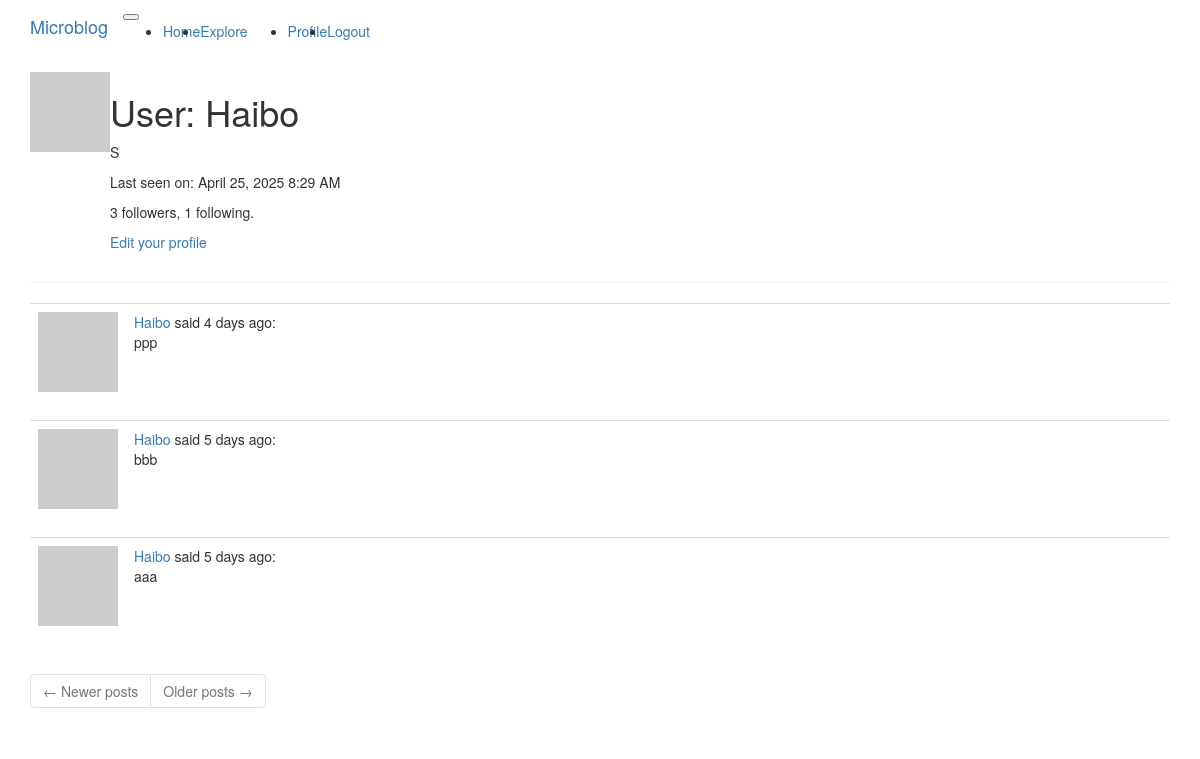
Page /user/Haibo (signed in) on the earlier database version.
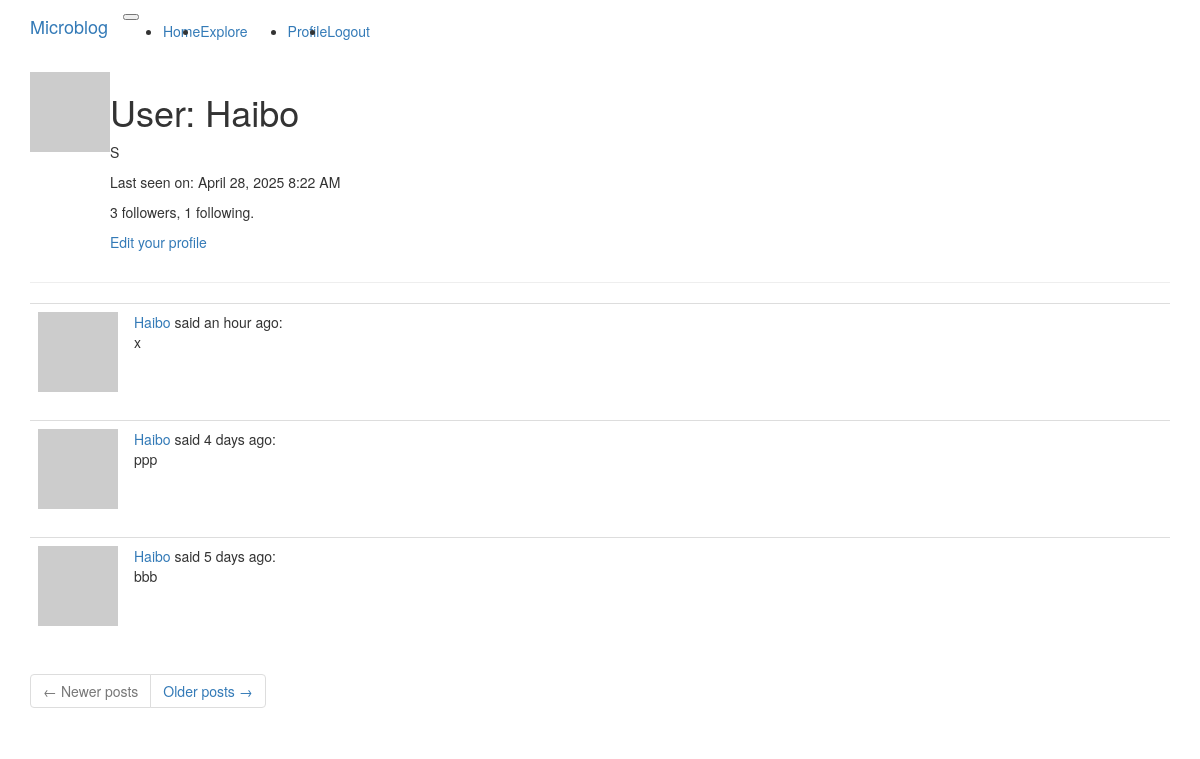
Same page on the later database version.
### app/models.py (models this page shows, shortened)
class User(UserMixin, db.Model):
    id = db.Column(db.Integer, primary_key=True)
    username = db.Column(db.String(64), index=True, unique=True)
    email = db.Column(db.String(120), index=True, unique=True)
    password_hash = db.Column(db.String(128))
    posts = db.relationship('Post', backref='author', lazy='dynamic')
    about_me = db.Column(db.String(140))
    last_seen = db.Column(db.DateTime, default=datetime.utcnow)
    def avatar(self, size):
        digest = md5(self.email.lower().encode('utf-8')).hexdigest()
        return f'https://www.gravatar.com/avatar/{digest}?d=identicon&s={size}'
    followed = db.relationship(
        'User', secondary=followers,
        primaryjoin=(followers.c.follower_id == id),
        secondaryjoin=(followers.c.followed_id == id),
        backref=db.backref('followers', lazy='dynamic'), lazy='dynamic')

class Post(db.Model):
    id = db.Column(db.Integer, primary_key=True)
    body = db.Column(db.String(140))
    timestamp = db.Column(db.DateTime, index=True, default=datetime.utcnow)
    user_id = db.Column(db.Integer, db.ForeignKey('user.id'))

### app/routes.py (the view)
@app.route('/user/<username>')
@login_required
def user(username):
    user = User.query.filter_by(username=username).first_or_404()
    page = request.args.get('page', 1, type=int)
    posts = user.posts.order_by(Post.timestamp.desc()).paginate(
        page=page, per_page=app.config['POSTS_PER_PAGE'], error_out=False)
    next_url = url_for('user', username=user.username, page=posts.next_num) \
        if posts.has_next else None
    prev_url = url_for('user', username=user.username, page=posts.prev_num) \
        if posts.has_prev else None
    return render_template('user.html', user=user, posts=posts.items,
                           next_url=next_url, prev_url=prev_url)

### app/models.py (called while the page is built)
@login.user_loader
def load_user(id):
    return User.query.get(int(id))

### app/routes.py (called while the page is built)
@app.before_request
def before_request():
    if current_user.is_authenticated:
        current_user.last_seen = datetime.utcnow()
        db.session.commit()

### app/templates/user.html
{% extends "base.html" %}
{% block app_content %}
    <table>
        <tr valign="top">
            <td><img src="{{ user.avatar(128) }}"></td>
            <td>
                <h1>User: {{ user.username }}</h1>
                {% if user.about_me %}<p>{{ user.about_me }}</p>{% endif %}
                {% if user.last_seen %}<p>Last seen on: {{ moment(user.last_seen).format('LLL') }}</p>{% endif %}
                <p>{{ user.followers.count() }} followers, {{ user.followed.count() }} following.</p>
                {% if user == current_user %}
                <p><a href="{{ url_for('edit_profile') }}">Edit your profile</a></p>
                {% elif not current_user.is_following(user) %}
                <p><a href="{{ url_for('follow', username=user.username) }}">Follow</a></p>
                {% else %}
                <p><a href="{{ url_for('unfollow', username=user.username) }}">Unfollow</a></p>
                {% endif %}
            </td>
        </tr>
    </table>
    <hr>
    {% for post in posts %}
        {% include '_post.html' %}
    {% endfor %}
    <nav aria-label="Post navigation">
        <ul class="pagination">
            <li class="page-item{% if not prev_url %} disabled{% endif %}">
                <a class="page-link" href="{{ prev_url }}">
                    <span aria-hidden="true">&larr;</span> Newer posts
                </a>
            </li>
            <li class="page-item{% if not next_url %} disabled{% endif %}">
                <a class="page-link" href="{{ next_url }}">
                    Older posts <span aria-hidden="true">&rarr;</span>
                </a>
            </li>
        </ul>
    </nav>
{% endblock %}

### app/templates/_post.html
    <table class="table table-hover">
        <tr>
            <td width="70px">
                <a href="{{ url_for('user', username=post.author.username) }}">
                    <img src="{{ post.author.avatar(70) }}" />
                </a>
            </td>
            <td>
                <a href="{{ url_for('user', username=post.author.username) }}">
                    {{ post.author.username }}
                </a>
                said {{ moment(post.timestamp).fromNow() }}:
                <br>
                {{ post.body }}
            </td>
        </tr>
    </table>

Differences in the rows shown:
no longer on this page (row unchanged): Post: author.username "Haibo", timestamp "5 days ago", body "aaa"
changed User "Haibo": last_seen "April 25, 2025 8:29 AM" → "April 28, 2025 8:22 AM"
added Post: author.username "Haibo", timestamp "an hour ago", body "x"
